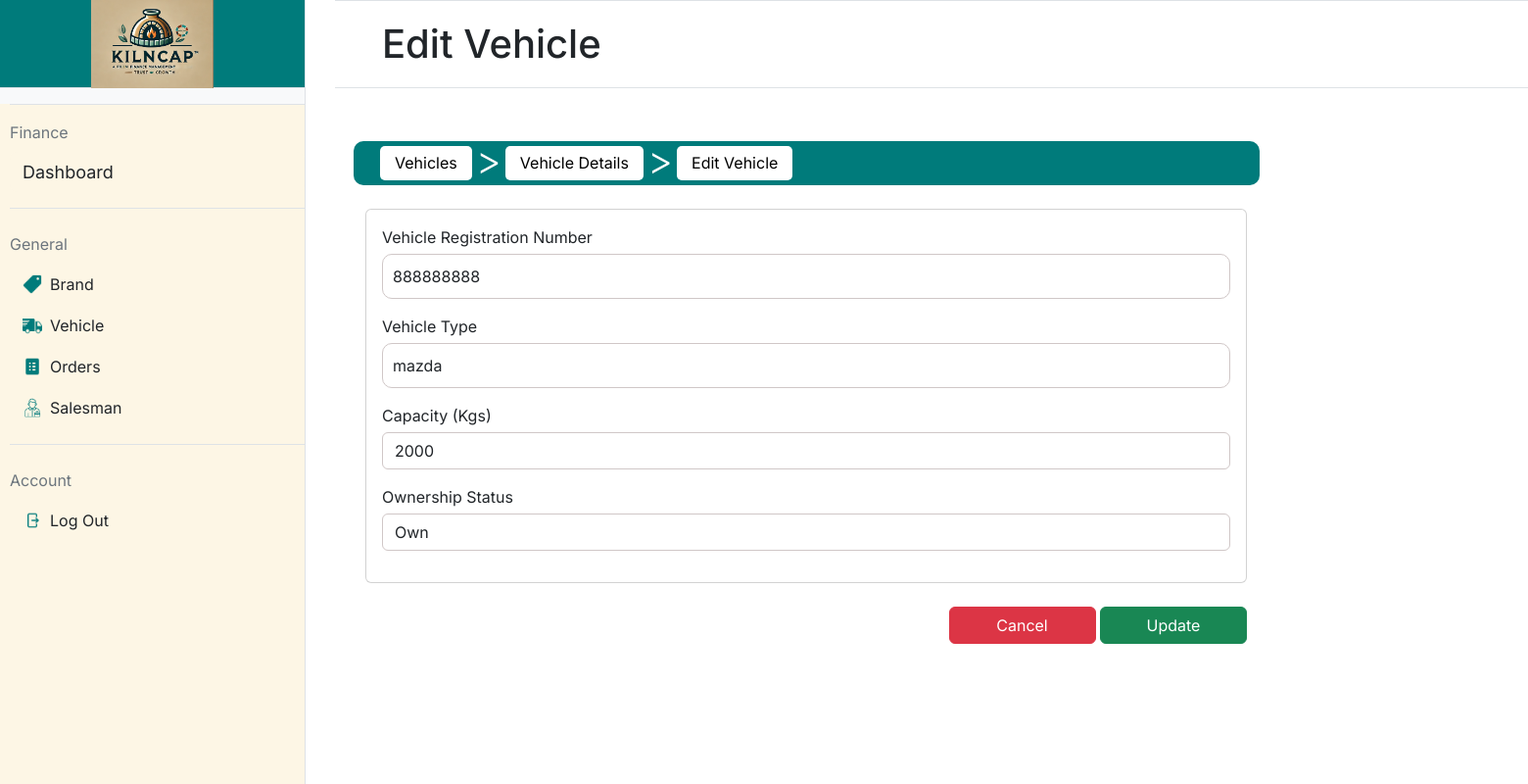
Screenshot of /edit_vehicle/2 (signed in) with the database file from the repository.
### app.py (models this page shows, shortened)
class Vehicle(db.Model):
    __tablename__ = 'vehicles'
    id = db.Column(db.Integer, primary_key=True)
    registration_no = db.Column(db.String(20), unique=True, nullable=False)  # Vehicle registration number
    vehicle_type = db.Column(db.String(50), nullable=False)  # Type of vehicle
    capacity = db.Column(db.Integer, nullable=False)  # Capacity in kilograms
    ownership_status = db.Column(db.String(10), nullable=False)  # Ownership status (own/private)

### app.py (the view, shortened to what this page needs)
@app.route('/edit_vehicle/<int:vehicle_id>', methods=['GET', 'POST'])
@login_required
def edit_vehicle(vehicle_id):
    vehicle = Vehicle.query.get_or_404(vehicle_id)  # Fetch the vehicle by ID or return 404 if not found
    return render_template('edit_vehicle.html', vehicle=vehicle)

### app.py (called while the page is built)
@login_manager.user_loader
def load_user(user_id):
    return User.query.get(int(user_id))

    @property
    def is_active(self):
        return True

### templates/edit_vehicle.html (shortened to what this page needs)
{% extends "base.html" %}
{% block mainheading %}
Edit Vehicle
{% endblock %}
{% block maincontent %}
<nav class="navbar navbar-expand-lg"
    style="background-color: #007b7b; border-radius: 10px; padding: 5px 15px; height: 45px; width: 925px;">
    <div class="container-fluid d-flex align-items-center">
        <div class="collapse navbar-collapse" id="navbarNav">
            <ul class="navbar-nav d-flex align-items-center">
                <li class="nav-item">
                    <a class="nav-link text-black"
                        href="{{ url_for('vehicle') }}"
                        style="background-color: white; color: black; border-radius: 5px; padding: 5px 15px; height: 35px; line-height: 25px; transition: all 0.3s ease; text-decoration: none;"
                        onmouseover="this.style.backgroundColor='#f0f0f0'; this.style.color='white';"
                        onmouseout="this.style.backgroundColor='white'; this.style.color='black';">Vehicles</a>
                </li>
                <li class="mx-1"
                    style="color: white;padding-bottom: 5px; font-size: 40px; font-weight:300">&gt;</li>
                <li class="nav-item">
                    <a class="nav-link text-black"
                        href="{{ url_for('vehicle_details', vehicle_id=vehicle.id) }}"
                        style="background-color: white; color: black; border-radius: 5px; padding: 5px 15px; height: 35px; line-height: 25px; text-decoration: none;">Vehicle
                        Details</a>
                </li>
                <li class="mx-1"
                    style="color: white;padding-bottom: 5px; font-size: 40px; font-weight:300">&gt;</li>
                <li class="nav-item">
                    <a class="nav-link text-black" href="#"
                        style="background-color: white; color: black; border-radius: 5px; padding: 5px 15px; height: 35px; line-height: 25px; text-decoration: none;">Edit
                        Vehicle</a>
                </li>
            </ul>
        </div>
    </div>
</nav>
<div class="container mt-4">
    <form action="{{ url_for('edit_vehicle', vehicle_id=vehicle.id) }}"
        method="POST">
        <div class="card mb-4" style="width: 900px;">
            <div class="card-body">
                <div class="mb-3">
                    <label for="vehicle_reg_number" class="form-label"
                        style="margin-bottom: 5px;">Vehicle Registration
                        Number</label>
                    <input type="text" name="vehicle_reg_number"
                        id="vehicle_reg_number" class="form-control"
                        placeholder="Enter vehicle registration number"
                        value="{{ vehicle.registration_no }}"
                        style="background-color: white; margin-top: 0;border-color: #d0c7c7;" readonly>
                </div>
                <div class="mb-3">
                    <label for="vehicle_type" class="form-label"
                        style="margin-bottom: 5px;">Vehicle Type</label>
                    <input type="text" name="vehicle_type" id="vehicle_type"
                        class="form-control" placeholder="Enter vehicle type"
                        required value="{{ vehicle.vehicle_type }}"
                        style="background-color: white; margin-top: 0;border-color: #d0c7c7;">
                </div>
                <div class="mb-3">
                    <label for="vehicle_capacity" class="form-label"
                        style="margin-bottom: 5px;">Capacity (Kgs)</label>
                    <input type="number" name="vehicle_capacity"
                        id="vehicle_capacity" class="form-control"
                        placeholder="Enter vehicle capacity in Kgs" min="0" required
                        value="{{ vehicle.capacity }}"
                        style="border-color: #d0c7c7;">
                </div>
                <div class="mb-3">
                    <label for="ownership_status" class="form-label"
                        style="margin-bottom: 5px;">Ownership Status</label>
                    <select name="ownership_status" id="ownership_status"
                        class="form-control" required
                        style="border-color: #d0c7c7;">
                        <option value="own" {% if vehicle.ownership_status ==
                            'own' %}selected{% endif %}>Own</option>
                    </select>
                </div>
            </div>
        </div>
        <div class="text-end" style="padding-bottom: 50px;">
            <a href="{{ url_for('vehicle_details', vehicle_id=vehicle.id) }}"
                class="btn btn-danger"
                style=" width: 150px;">Cancel</a>
            <button type="submit" class="btn btn-success"
                style=" width: 150px;">Update</button>
        </div>
    </form>
</div>
{% endblock %}

### static/styles.css (style rules this page uses)
body { font-family: "Inter"; margin: 0; height: 100vh; display: flex; }
.container { display: flex; width: 100%; height: 50vh; }
input[type="text"], input[type="password"] { width: 100%; padding: 10px; margin-top: 10px; background-color: #f2f1f1; border: 1px solid #f2f1f1; border-radius: 10px; }

### templates/edit_vehicle.html (style rules this page uses)
#vehicle_reg_number::placeholder { color: #D4D4D4; }
#vehicle_type::placeholder { color: #D4D4D4; }
#vehicle_capacity::placeholder { color: #D4D4D4; }

### rows the page displays
Vehicle: vehicle_reg_number "888888888", vehicle_type "mazda", vehicle_capacity "2000", ownership_status "Own"
